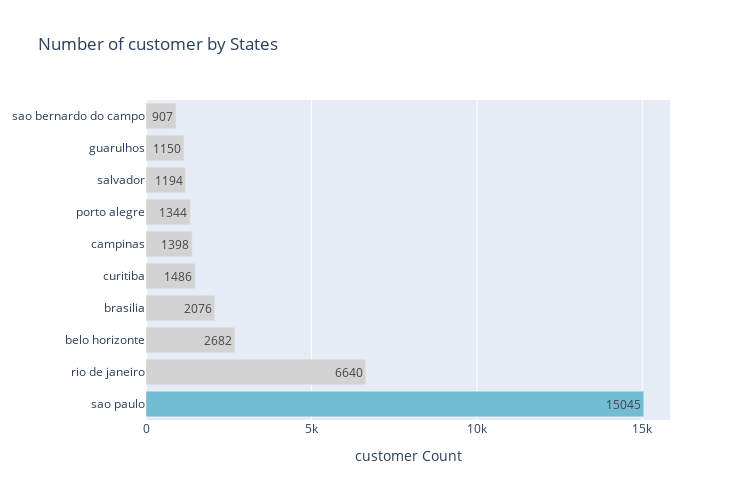

This figure's notebook cell:
### Markdown cell above
## Bagaimana pesebaran daerah tempat pelanggan yang melakukan transaksi ?

### Code cell
bystate_df = all_df.groupby(by="customer_city").agg({
    "order_id": "nunique",
    "payment_value": "sum",
    "product_name": pd.Series.mode
}).nlargest(10, "order_id").reset_index()
bystate_df.rename(columns={
    "order_id": "customer_count"
}, inplace=True)

fig = go.Figure()

fig.add_trace(go.Bar(
    x=bystate_df['customer_count'],
    y=bystate_df['customer_city'],
    orientation='h',
    marker=dict(
        color=["#72BCD4", "#D3D3D3", "#D3D3D3", "#D3D3D3", "#D3D3D3", "#D3D3D3", "#D3D3D3", "#D3D3D3", "#D3D3D3", "#D3D3D3"],
    ),
    text=bystate_df['customer_count'],  # Menambahkan teks berdasarkan jumlah penjual
    textposition='auto',  # Menyesuaikan posisi teks secara otomatis
))

fig.update_layout(
    title='Number of customer by States',
    xaxis=dict(
        title='customer Count',
        tickfont=dict(
            size=12,
        ),
    ),
    yaxis=dict(
        tickfont=dict(
            size=12,
        ),
        automargin=True,
    ),
    width=750,
    height=500,
)

fig.show()

### Figure 1 — Plotly figure (JSON) as saved in the notebook; plotly's stock layout.template omitted (floating-point values rounded to 4 significant figures)
{"data": [{"marker": {"color": ["#72BCD4", "#D3D3D3", "#D3D3D3", "#D3D3D3", "#D3D3D3", "#D3D3D3", "#D3D3D3", "#D3D3D3", "#D3D3D3", "#D3D3D3"]}, "orientation": "h", "text": [15045, 6640, 2682, 2076, 1486, 1398, 1344, 1194, 1150, 907], "textposition": "auto", "type": "bar", "x": [15045, 6640, 2682, 2076, 1486, 1398, 1344, 1194, 1150, 907], "y": ["sao paulo", "rio de janeiro", "belo horizonte", "brasilia", "curitiba", "campinas", "porto alegre", "salvador", "guarulhos", "sao bernardo do campo"]}], "layout": {"height": 500, "title": {"text": "Number of customer by States"}, "width": 750, "xaxis": {"tickfont": {"size": 12}, "title": {"text": "customer Count"}}, "yaxis": {"automargin": true, "tickfont": {"size": 12}}}}
